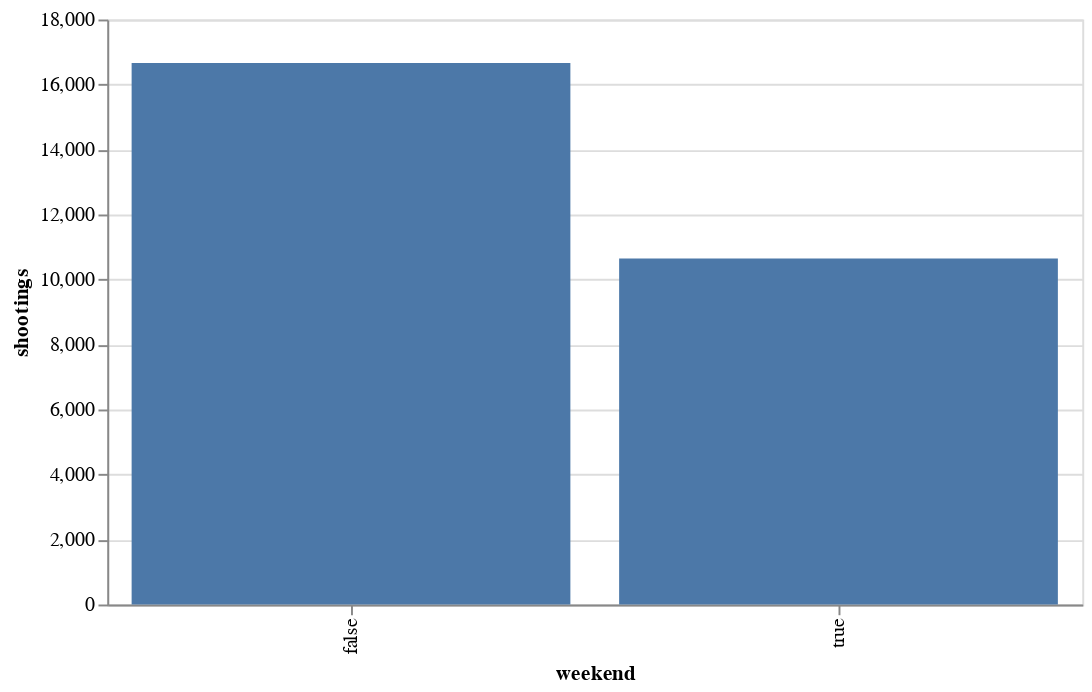

Notebook cell for this chart:
### Markdown cell above
### WHEN: Shootings by weekend

### Code cell
sample = raw_data.groupby('weekend', as_index=False).count()
alt.Chart(sample, width=500).mark_bar().encode(
    x = "weekend:N",
    y = alt.Y("BORO", title = "shootings")

)

### Figure 1 — Vega-Lite specification as saved in the notebook (floating-point values rounded to 4 significant figures)
{"config": {"view": {"continuousWidth": 300, "continuousHeight": 300}}, "data": {"name": "data-7c059ea158ceae946a5c9d1960747fba"}, "mark": {"type": "bar"}, "encoding": {"x": {"field": "weekend", "type": "nominal"}, "y": {"field": "BORO", "title": "shootings", "type": "quantitative"}}, "width": 500, "$schema": "https://vega.github.io/schema/vega-lite/v5.17.0.json", "datasets": {"data-7c059ea158ceae946a5c9d1960747fba": [{"weekend": false, "INCIDENT_KEY": 16665, "OCCUR_DATE": 16665, "OCCUR_TIME": 16665, "BORO": 16665, "LOC_OF_OCCUR_DESC": 1112, "PRECINCT": 16665, "JURISDICTION_CODE": 16664, "LOC_CLASSFCTN_DESC": 1112, "LOCATION_DESC": 7693, "STATISTICAL_MURDER_FLAG": 16665, "PERP_AGE_GROUP": 11103, "PERP_SEX": 11118, "PERP_RACE": 11118, "VIC_AGE_GROUP": 16665, "VIC_SEX": 16665, "VIC_RACE": 16665, "X_COORD_CD": 16665, "Y_COORD_CD": 16665, "Latitude": 16660, "Longitude": 16660, "Lon_Lat": 16660, "OCCUR_MONTH": 16665, "OCCUR_YEAR": 16665, "time_category": 16665, "time_window": 16665}, {"weekend": true, "INCIDENT_KEY": 10647, "OCCUR_DATE": 10647, "OCCUR_TIME": 10647, "BORO": 10647, "LOC_OF_OCCUR_DESC": 604, "PRECINCT": 10647, "JURISDICTION_CODE": 10646, "LOC_CLASSFCTN_DESC": 604, "LOCATION_DESC": 4642, "STATISTICAL_MURDER_FLAG": 10647, "PERP_AGE_GROUP": 6865, "PERP_SEX": 6884, "PERP_RACE": 6884, "VIC_AGE_GROUP": 10647, "VIC_SEX": 10647, "VIC_RACE": 10647, "X_COORD_CD": 10647, "Y_COORD_CD": 10647, "Latitude": 10642, "Longitude": 10642, "Lon_Lat": 10642, "OCCUR_MONTH": 10647, "OCCUR_YEAR": 10647, "time_category": 10647, "time_window": 10647}]}}
